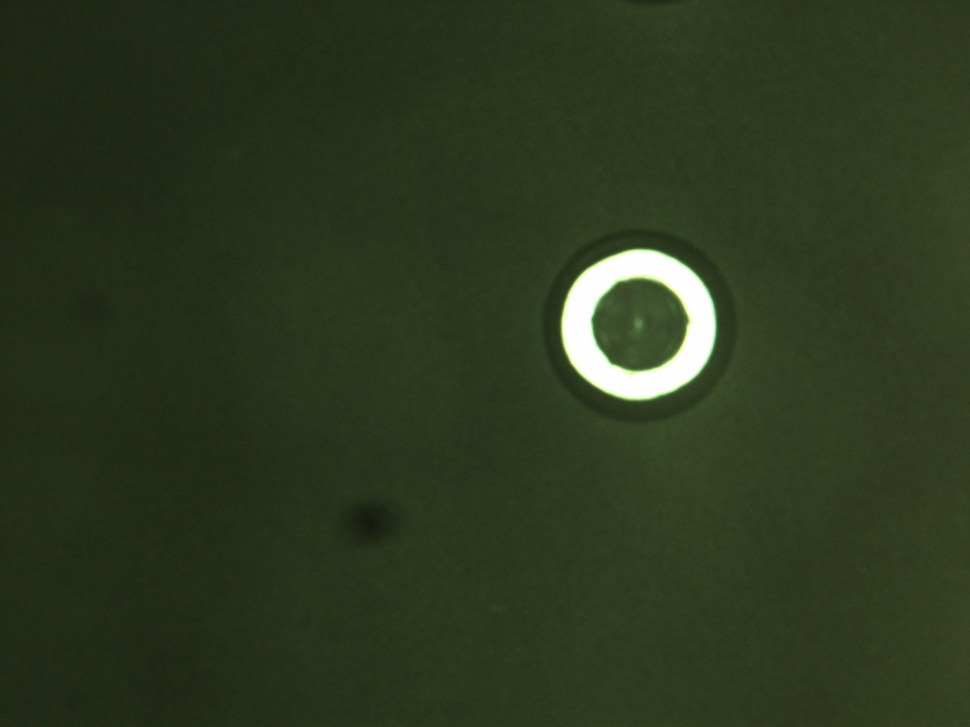
#> input picture RAV/luukhanh91/Desktop/camera_1/camera_1/01.jpg, 970 x 727 px, shrunk from 1278 x 958 before the run
$ python 'template_matching .py'
#> lines starting #> are read from the running program, lines starting #| are printed output that depends on the picture; after the words box and inside, x2 and y2 are one past the last pixel; in counts of white or black regions, pixels touching at a corner belong together
import cv2
import numpy as np
from matplotlib import pyplot as plt

img = cv2.imread('01.jpg',0)
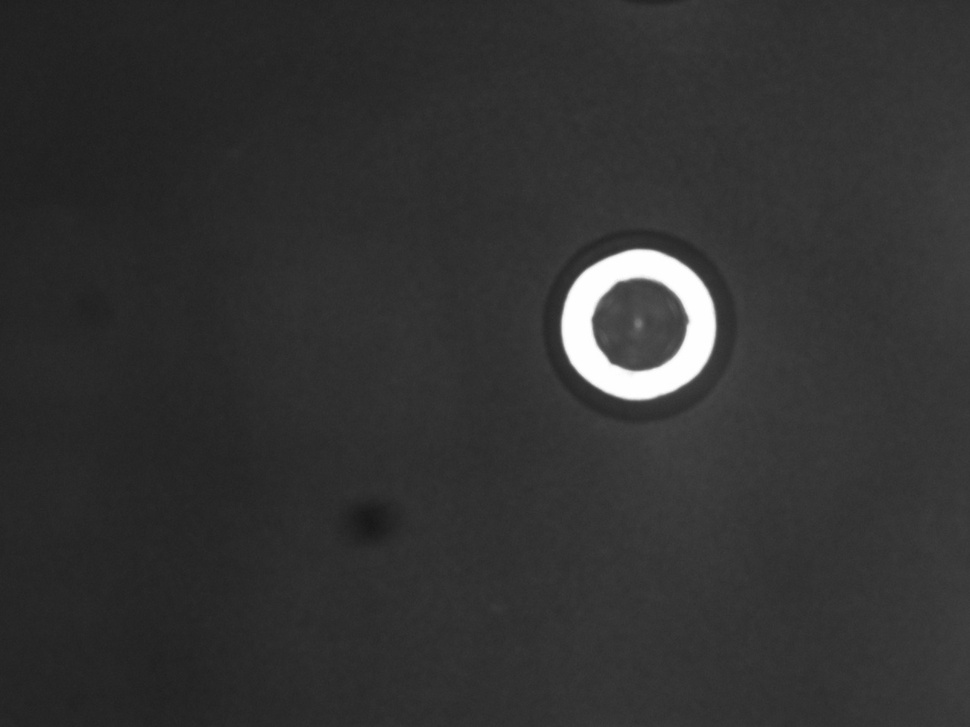
#> img: shape (727, 970); min 22, max 255, mean 50.4
img_1 = cv2.imread('01.jpg',1)
#> img_1 is the input picture: shape (727, 970, 3); mean B, G, R 31.9, 56.5, 45.6
img2 = img.copy()
template = cv2.imread('/home/tranthang/Desktop/camera_1/cut_image/0018cut.jpg',0)
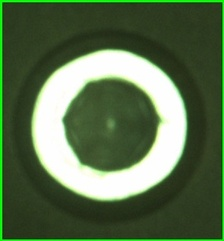
#> input picture RAV/luukhanh91/.local/share/Trash/files/0018cut.jpg, 224 x 241 px, shrunk from 295 x 317 before the run, found by its file name
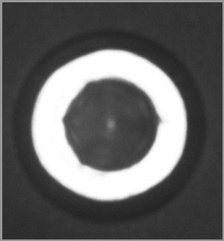
#> template: shape (241, 224); min 35, max 255, mean 99.4
cv2.imshow("a",template)
w, h = template.shape[::-1]
#> w = 224; h = 241

# All the 6 methods for comparison in a list
methods = ['cv2.TM_CCOEFF', 'cv2.TM_CCOEFF_NORMED', 'cv2.TM_CCORR',
            'cv2.TM_CCORR_NORMED', 'cv2.TM_SQDIFF', 'cv2.TM_SQDIFF_NORMED']

for meth in methods:
    img = img2.copy()
    method = eval(meth)
    print(method)

    # Apply template Matching
    res = cv2.matchTemplate(img,template,method)
    min_val, max_val, min_loc, max_loc = cv2.minMaxLoc(res)

    # If the method is TM_SQDIFF or TM_SQDIFF_NORMED, take minimum
    if method in [cv2.TM_SQDIFF, cv2.TM_SQDIFF_NORMED]:
        top_left = min_loc
    else:
        top_left = max_loc
    bottom_right = (top_left[0] + w, top_left[1] + h)

    cv2.rectangle(img_1,top_left, bottom_right, (0,255,0), 2)

    plt.subplot(121),plt.imshow(res,cmap = 'gray')
    plt.title('Matching Result'), plt.xticks([]), plt.yticks([])
    plt.subplot(122),plt.imshow(img_1,cmap = 'gray')
    plt.title('Detected Point'), plt.xticks([]), plt.yticks([])
    plt.suptitle(meth)

    plt.show()
#> this loop made 6 passes
#> (min_val, max_val, min_loc, max_loc) on passes 1 to 6: (-42767032, 323664608, (479, 340), (529, 200)), (-0.294, 0.971, (65, 329), (529, 200)), (191856448, 851818496, (0, 0), (529, 200)), (0.541, 0.989, (391, 265), (529, 200)), (19294784, 693474624, (529, 200), (490, 253)), (0.0224, 1, (529, 200), (0, 0))
#> pass 1, `res = cv2.matchTemplate(img,template,method)`:
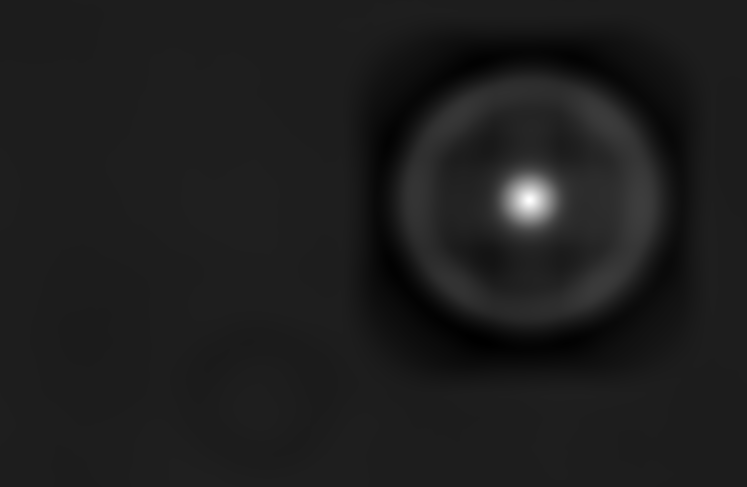
#> res: shape (487, 747) float32; min -42767032, max 323664608, mean -84372.5; drawn with min black and max white
#> pass 1, `plt.show()`:
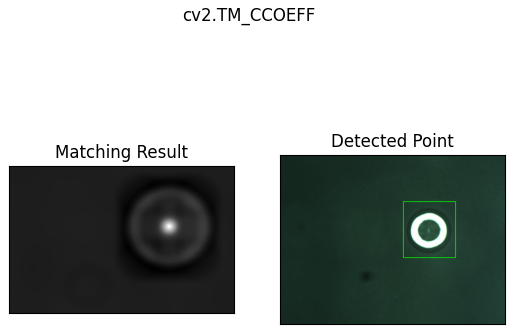
#> figure drawn by matplotlib, 2 panels; B, G, R data is drawn as R, G, B
#> after the loop:
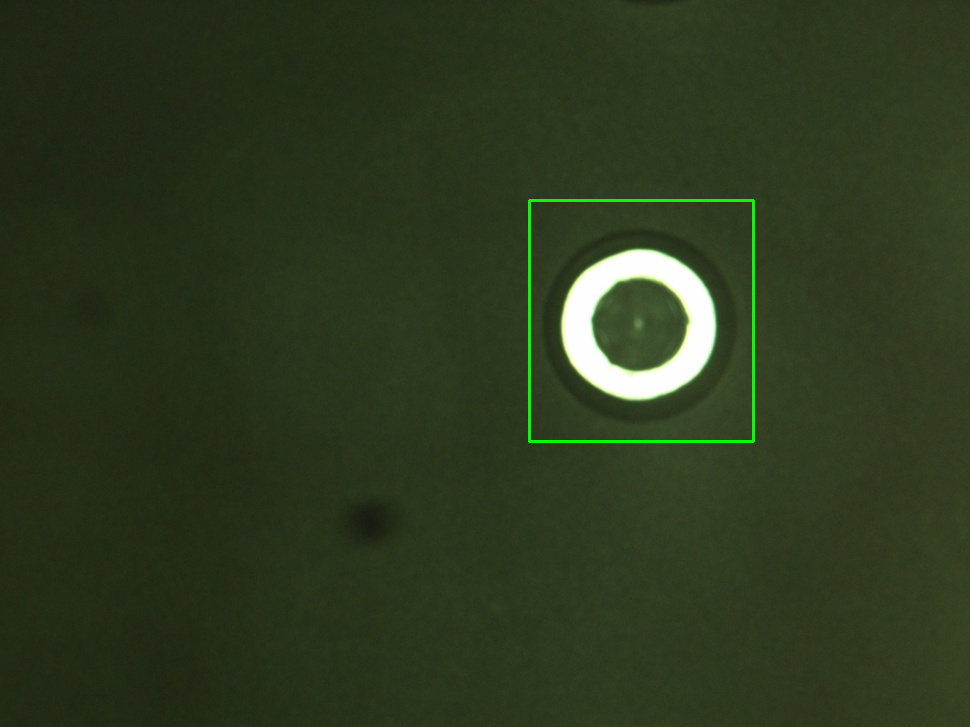
#> img_1: shape (727, 970, 3); 0.4% of pixels changed, all inside (x1, y1, x2, y2) = (528, 199, 755, 443)
#> after the loop:
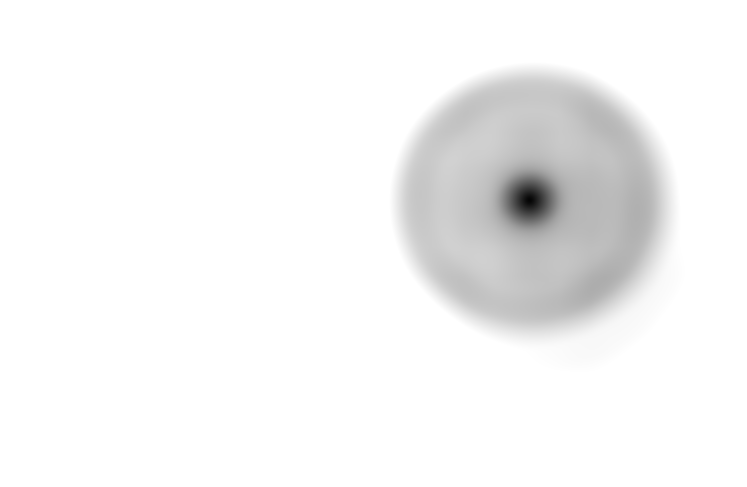
#> res: shape (487, 747) float32; min 0.0224, max 1, mean 0.961
